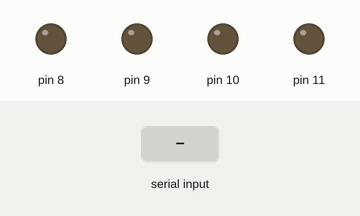
This sketch was run on a simulated Arduino Uno, built with avr-gcc and run on an emulated ATmega328P. On the bench: output pins drawn as LEDs (lit = HIGH). The inputs (shaded band) are chosen by the test bench.

Above: at 1.2 s.
1.3 s: "P" received over Serial
At 2.0 s:
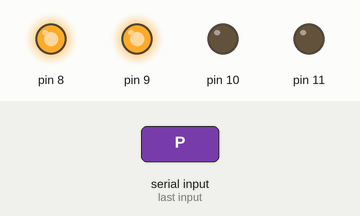
2.8 s: "P" received over Serial
At 3.1 s:
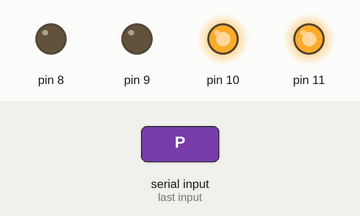
Timing chart, 0 to 5.8 s (numbered marks = the images above; inputs shaded):
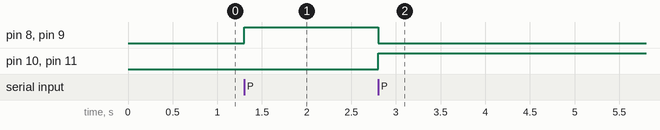

The sketch:

vibroEar.ino
```cpp
// Date: 2nd July 2021

// Protocol for vibration detection
// Camera runs in non-triggered mode
// Speaker always on
// Piezo always on with amplitude V (such that m_bias is between 0 and 2.303), say V = 4.0
// step1: 5 frames are taken -- bscans computed and averaged to X1
// step2: Program sends a char 'P' (phase shift signal) to the Arduino
// step3: Arduino receives P and sends HIGH through pin10 (Port B2)
// step4: High on Pin 10 causes the phase shift of 180
// step5: the program discards the next frame from the camera
// step6: 5 frames are taken -- bscans computed and averaged to X2
// step7: displays X2 - X1
// step8: go back to step1

void setup() {
    // put your setup code here, to run once:
    Serial.begin(115200);
    while (!Serial)
    {
      ; // wait for serial port to connect. Needed for native USB port only
    }
    pinMode(8, OUTPUT);
    pinMode(9, OUTPUT);
    pinMode(10, OUTPUT);
    pinMode(11, OUTPUT);


}// end of setup function

// Global variables
char ch;
bool toggle = true;

void loop() {
  // put your main code here, to run repeatedly:
  while(Serial.available() < 0)
  {
    ; // do nothing
  }
  ch = Serial.read();

  if (ch == 'P')
  {
     if (toggle == true)
     {
        // PORT B = B0 - pin8, B1 - pin9, B2 - pin 10, ..., B4 - pin12
        PORTB = B00000011; // pins 8 and 9 set to 1, pins 10 and 11 reset to 0
        toggle = false;
     }
     else
     {
        PORTB = B00001100; // pins 8 and 9 reset to 0, pins 10 and 11 set to 1
        toggle = true;
     }

  }

}
```

Measured:
- after the input at 1.3 s, pin 8, pin 9: LOW → HIGH at once
- after the input at 2.8 s, pin 8, pin 9: HIGH → LOW at once; pin 10, pin 11: LOW → HIGH at once
